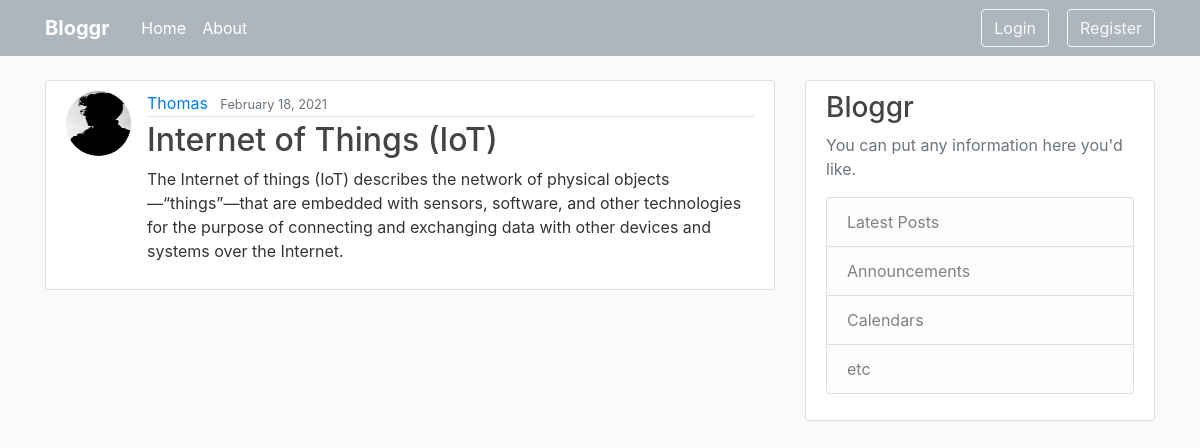
Screenshot of /post/15/ with the database file from the repository.
### blog_app/models.py (models this page shows, shortened)
class Post(models.Model):
    title = models.CharField(max_length = 100)
    content = models.TextField()
    date_posted = models.DateTimeField(default=timezone.now)
    author = models.ForeignKey(User, on_delete = models.CASCADE, null = True)

### users/models.py (models this page shows, shortened)
class Profile(models.Model):
    user = models.OneToOneField(User, on_delete = models.CASCADE)
    image = models.ImageField(default = 'default.jpg', upload_to = '_profile_pics')

### blog_app/views.py (the view)
# urls.py: path('post/<int:pk>/', PostDetailView.as_view(), name = 'post-detail'),
class PostDetailView(DetailView):
    model = Post

### blog_app/templates/blog_app/post_detail.html (shortened to what this page needs)
{%  extends "blog_app/base.html" %}
{%  block content %}
  <article class="media content-section">
    <img class="rounded-circle article-img" src="{{ object.author.profile.image.url }}">
    <div class="media-body">
      <div class="article-metadata">
        <a class="mr-2" href="{% url 'user-posts' object.author.username %}">{{ object.author }}</a>
        <small class="text-muted">{{ object.date_posted|date:"F d, Y" }}</small>
      </div>
      <h2 class="article-title">{{ object.title }}</h2>
      <p class="article-content">{{ object.content }}</p>
    </div>
  </article>
{% endblock %}

### blog_app/static/blog_app/main2.css (style rules this page uses)
body { background: #fafafa; color: #333333; margin-top: 5rem; }
h1, h2, h3, h4, h5, h6 { color: #444444; }
.content-section { background: #ffffff; padding: 10px 20px; border: 1px solid #dddddd; border-radius: 3px; margin-bottom: 20px; }
.article-title { color: #444444; }
.article-content { white-space: pre-line; }
.article-img { height: 65px; width: 65px; margin-right: 16px; }
.article-metadata { padding-bottom: 1px; margin-bottom: 4px; border-bottom: 1px solid #e3e3e3 }

### rows the page displays
Post: author.profile.image (picture), author "Thomas", date_posted "February 18, 2021", title "Internet of Things (IoT)", content "The Internet of things (IoT) describes the network of physical objects—“things”—that are embedded with sensors, software, and other technologies for the purpose of connecting and exchanging data with other devices and systems over the Internet."
